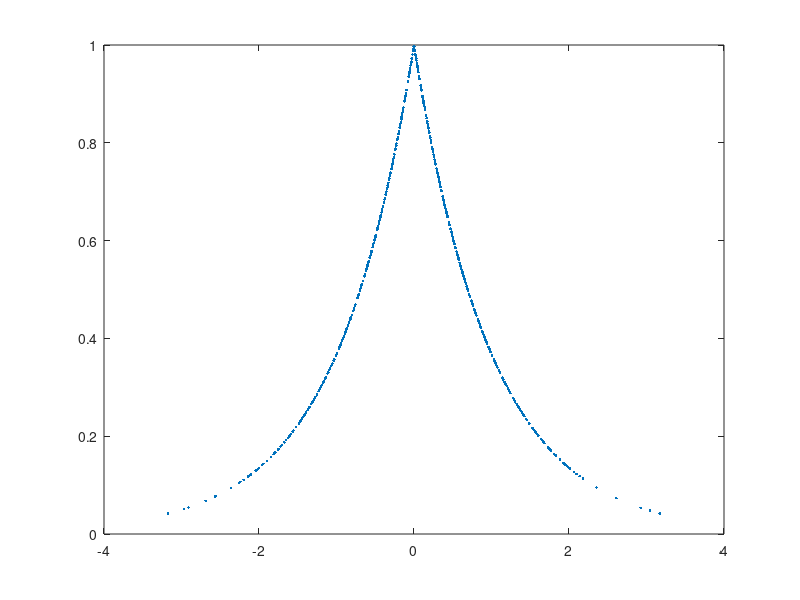
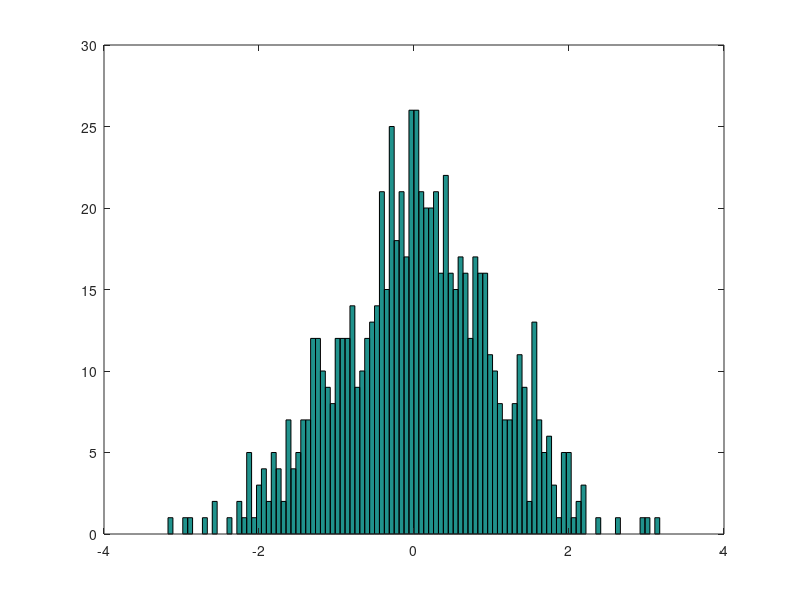

Source code (MATLAB) for these figures, in order:
clear all;
close all;

a = 1;
f2 = @(x) -log(x)/a;

g = @(x) 0.5*exp(-abs(x));
f = @(x) (1/sqrt(2*pi))*exp(-(x^2)/2);

numbers = [];
u_nums = [];

c = 1.3;

for i=1:1000
    u = rand();
    sign = rand();
    if sign < 0.5
        x = f2(u);
    else
        x = -f2(u);
    end
    u_rand = rand();
    if c*g(x)*u_rand < f(x)
        u_nums(end+1) = u;
        numbers(end+1) = x;
    end
end

figure
plot(numbers, u_nums, ".");
% figure
% plot(all_numbers, all_u_nums, ".");

figure
hist(numbers,100)

median = median(numbers);
mean = mean(numbers);
var = var(numbers);

median
mean
var
        